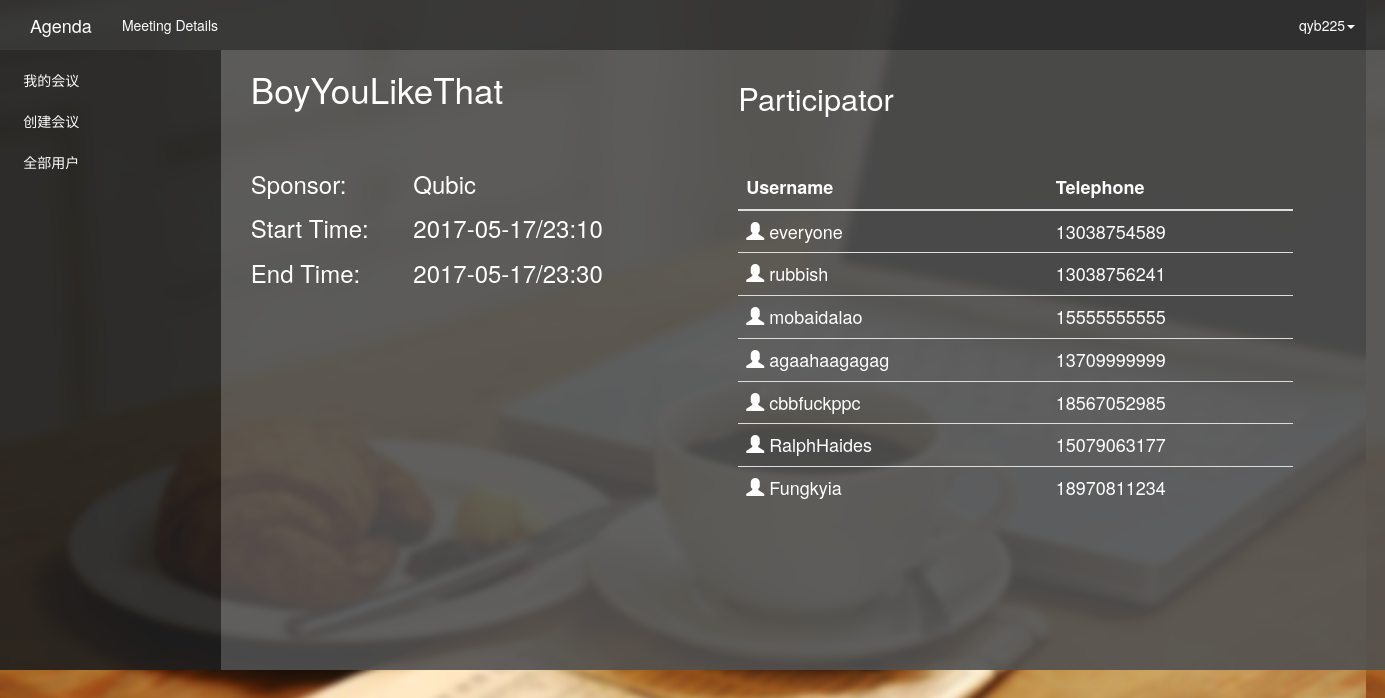
The app's page /meetings/BoyYouLikeThat/ (signed in) with its own data.
### basic/models.py (models this page shows, shortened)
class Meeting(models.Model):
    sponsor = models.CharField(max_length=50)
    startDate = models.CharField(max_length=20)
    endDate = models.CharField(max_length=20)
    title = models.CharField(max_length=50)

class User(models.Model):
    username = models.CharField(max_length=50)
    password = models.CharField(max_length=50)
    email = models.CharField(max_length=50)
    telephone = models.CharField(max_length=50)

### basic/views.py (the view)
# urls.py: url(r'^meetings/(?P<meetingTitle>\w+)/*$', views.meetingDetails, name='meetingDetails'),
def meetingDetails(request, meetingTitle):
    username = request.session.get('username')
    if username:
        theMeeting = Meeting.objects.get(title=meetingTitle)
        allparticipatorsMeetings = MeetingParticipator.objects.filter(meeting__title=meetingTitle)
        allparticipators = []
        for participatorMeeting in allparticipatorsMeetings:
            allparticipators.append(participatorMeeting.participator)
        if username == theMeeting.sponsor:
            return render(request, 'modifyMeeting.html', {'username': username, 'guide' : 'Meeting Details', 'meeting' : theMeeting, 'Parts' : allparticipators})
        else:
            return render(request, 'meetingDetails.html', {'username': username, 'guide' : "Meeting Details", 'meeting' : theMeeting, 'Parts' : allparticipators})
    else:
        return HttpResponseRedirect('/login/')

### basic/templates/meetingDetails.html
{% extends "layout.html" %}
{% block styles %}
{% load staticfiles %}
<link href="{% static 'css/modifyMeeting.css' %}" rel="stylesheet" />
{% endblock %}
{% block content %}
<div class="container">
    <div class="row">
        <h1 class="col-sm-5">{{ meeting.title }}</h1>
        <h2 class="col-sm-2">Participator</h2>
    </div>
    <div class="row">
        <div class="col-sm-5" id="meetingInfo">
            <div class="row">
                <p class="col-sm-4">Sponsor:</p>
                <p class="col-sm-8">{{ meeting.sponsor }}</p>
            </div>
            <div class="row">
                <p class="col-sm-4">Start Time:</p>
                <p class="col-sm-8">{{ meeting.startDate }}</p>
            </div>
            <div class="row">
                <p class="col-sm-4">End Time:</p>
                <p class="col-sm-8">{{ meeting.endDate }}</p>
            </div>
        </div>
        <div class="col-sm-6" id="participator">
            <table class="table">
                <thead>
                    <tr>
                        <th>Username</th>
                        <th>Telephone</th>
                    </tr>
                </thead>
                <tbody>
                    {% for part in Parts %}
                        <tr>
                            <td><span class="glyphicon glyphicon-user"></span> {{ part.username }}</td>
                            <td>{{ part.telephone }}</td>
                        </tr>
                    {% endfor %}
                </tbody>
            </table>
        </div>
    </div>
</div>
{% endblock %}

### basic/static/css/layout.css (style rules this page uses)
body { background: url(../images/background.png); }

### basic/static/css/modifyMeeting.css (style rules this page uses)
#meetingInfo { color: white; font-size: x-large; }
h1 { color: white; font-size: 250%; margin-bottom: 5%; }
h2 { padding-top: 1%; color: white; font-size: 220%; }
#participator { color: white; font-size: large; }

### records on screen
Meeting: title "BoyYouLikeThat", sponsor "Qubic", startDate "2017-05-17/23:10", endDate "2017-05-17/23:30"
User: username "everyone", telephone "13038754589"
User: username "rubbish", telephone "13038756241"
User: username "mobaidalao", telephone "15555555555"
User: username "agaahaagagag", telephone "13709999999"
User: username "cbbfuckppc", telephone "18567052985"
User: username "RalphHaides", telephone "15079063177"
User: username "Fungkyia", telephone "18970811234"

### other values on screen
{{ guide }} "Meeting Details"
{{ username }} "qyb225"
